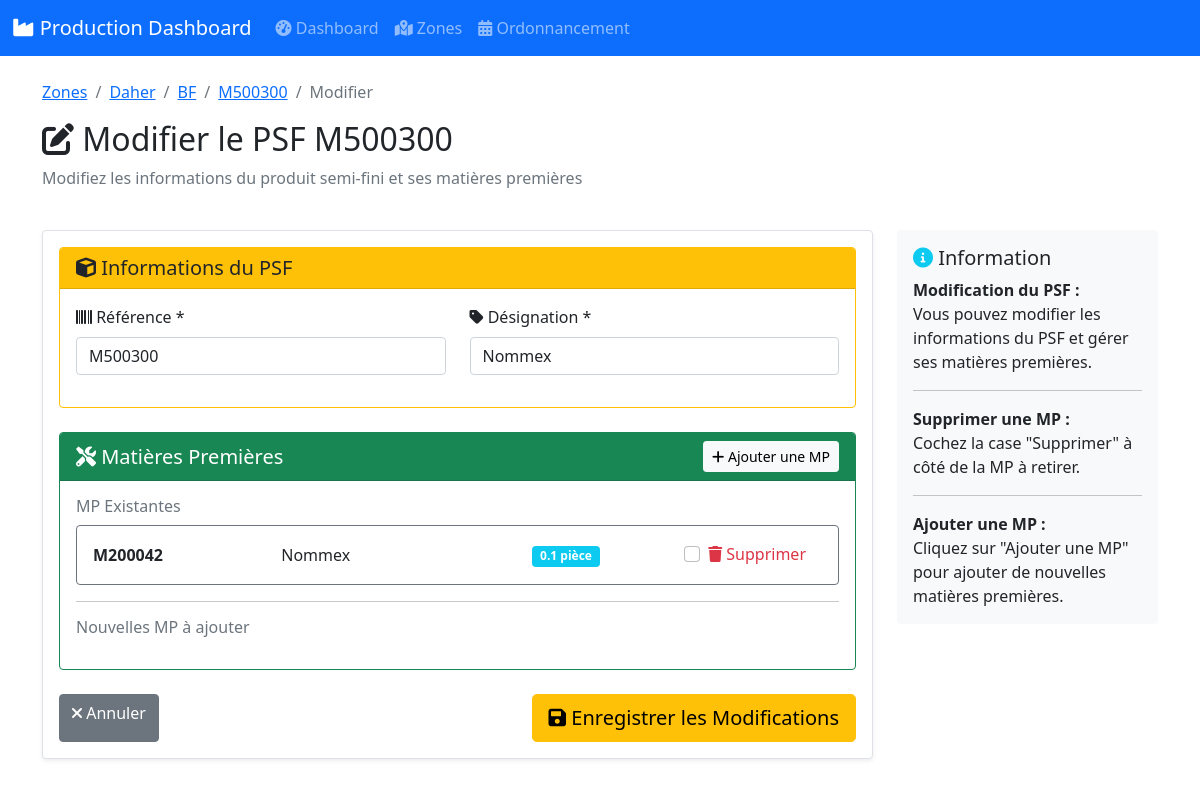
Screenshot of /zone/1/projet/1/produit/2/modifier with the database file from the repository.
### models.py (models this page shows, shortened)
class Zone(db.Model):
    __tablename__ = 'zones'
    id = db.Column(db.Integer, primary_key=True)
    nom = db.Column(db.String(100), nullable=False, unique=True)
    description = db.Column(db.Text)
    date_creation = db.Column(db.DateTime, default=datetime.utcnow)
    projets = db.relationship('Projet', backref='zone', lazy='dynamic', cascade="all, delete-orphan")

class Projet(db.Model):
    __tablename__ = 'projets'
    id = db.Column(db.Integer, primary_key=True)
    nom = db.Column(db.String(100), nullable=False)
    description = db.Column(db.Text)
    zone_id = db.Column(db.Integer, db.ForeignKey('zones.id'), nullable=False)
    date_creation = db.Column(db.DateTime, default=datetime.utcnow)
    produits = db.relationship('Produit', backref='projet', lazy='dynamic', cascade="all, delete-orphan")

class Produit(db.Model):
    __tablename__ = 'produits'
    id = db.Column(db.Integer, primary_key=True)
    reference = db.Column(db.String(50), unique=True, nullable=False)
    designation = db.Column(db.String(200), nullable=False)
    projet_id = db.Column(db.Integer, db.ForeignKey('projets.id'), nullable=False)
    type_produit = db.Column(db.String(20), nullable=False, default='produit_fini')
    items = db.relationship('Item', backref='produit', lazy='dynamic', cascade='all, delete-orphan')
    assemblages = db.relationship(
        'Assemblage',
        foreign_keys='Assemblage.produit_principal_id',
        backref='produit_principal',
        lazy='dynamic',
        cascade='all, delete-orphan'
    )
    date_creation = db.Column(db.DateTime, default=datetime.utcnow)

class Item(db.Model):
    __tablename__ = 'items'
    id = db.Column(db.Integer, primary_key=True)
    reference = db.Column(db.String(50), nullable=False)
    designation = db.Column(db.String(200), nullable=False)
    quantite = db.Column(db.Float, nullable=False, default=1.0)
    unite_mesure = db.Column(db.String(20), default='pièce')
    image_path = db.Column(db.String(255), nullable=True)
    produit_id = db.Column(db.Integer, db.ForeignKey('produits.id'), nullable=False)
    date_creation = db.Column(db.DateTime, default=datetime.utcnow)

### app.py (the view, shortened to what this page needs)
    @app.route('/zone/<int:zone_id>/projet/<int:projet_id>/produit/<int:produit_id>/modifier', methods=['GET', 'POST'])
    def modifier_psf(zone_id, projet_id, produit_id):
        produit = Produit.query.filter_by(id=produit_id, projet_id=projet_id).first_or_404()
        return render_template('produits/modifier_psf.html',
                             zone=produit.projet.zone,
                             projet=produit.projet,
                             produit=produit)

### templates/produits/modifier_psf.html (shortened to what this page needs)
{% extends "base.html" %}
{% block content %}
<div class="container mt-4">
    <nav aria-label="breadcrumb">
        <ol class="breadcrumb">
            <li class="breadcrumb-item"><a href="{{ url_for('liste_zones') }}">Zones</a></li>
            <li class="breadcrumb-item"><a href="{{ url_for('detail_zone', zone_id=zone.id) }}">{{ zone.nom }}</a></li>
            <li class="breadcrumb-item"><a href="{{ url_for('detail_projet', zone_id=zone.id, projet_id=projet.id) }}">{{ projet.nom }}</a></li>
            <li class="breadcrumb-item"><a href="{{ url_for('detail_produit', zone_id=zone.id, projet_id=projet.id, produit_id=produit.id) }}">{{ produit.reference }}</a></li>
            <li class="breadcrumb-item active">Modifier</li>
        </ol>
    </nav>
    <div class="row mb-4">
        <div class="col-12">
            <h2><i class="fas fa-edit"></i> Modifier le PSF {{ produit.reference }}</h2>
            <p class="text-muted">Modifiez les informations du produit semi-fini et ses matières premières</p>
        </div>
    </div>
    <div class="row">
        <div class="col-md-9">
            <div class="card bg-white border shadow-sm">
                <div class="card-body">
                    <form method="POST" id="formModifierPSF">
                        <div class="card mb-4 border-warning">
                            <div class="card-header bg-warning text-dark">
                                <h5 class="mb-0"><i class="fas fa-cube"></i> Informations du PSF</h5>
                            </div>
                            <div class="card-body">
                                <div class="row">
                                    <div class="col-md-6 mb-3">
                                        <label for="reference_psf" class="form-label">
                                            <i class="fas fa-barcode"></i> Référence *
                                        </label>
                                        <input type="text"
                                               class="form-control"
                                               id="reference_psf"
                                               name="reference_psf"
                                               value="{{ produit.reference }}"
                                               required>
                                    </div>
                                    <div class="col-md-6 mb-3">
                                        <label for="designation_psf" class="form-label">
                                            <i class="fas fa-tag"></i> Désignation *
                                        </label>
                                        <input type="text"
                                               class="form-control"
                                               id="designation_psf"
                                               name="designation_psf"
                                               value="{{ produit.designation }}"
                                               required>
                                    </div>
                                </div>
                            </div>
                        </div>
                        <div class="card mb-4 border-success">
                            <div class="card-header bg-success text-white d-flex justify-content-between align-items-center">
                                <h5 class="mb-0"><i class="fas fa-tools"></i> Matières Premières</h5>
                                <button type="button" class="btn btn-light btn-sm" onclick="ajouterMP()">
                                    <i class="fas fa-plus"></i> Ajouter une MP
                                </button>
                            </div>
                            <div class="card-body">
                                {% if produit.items.count() > 0 %}
                                <div class="mb-3">
                                    <h6 class="text-muted">MP Existantes</h6>
                                    {% for item in produit.items.all() %}
                                    <div class="card mb-2 border-secondary">
                                        <div class="card-body">
                                            <div class="row align-items-center">
                                                <div class="col-md-3">
                                                    <strong>{{ item.reference }}</strong>
                                                </div>
                                                <div class="col-md-4">
                                                    {{ item.designation }}
                                                </div>
                                                <div class="col-md-2">
                                                    <span class="badge bg-info">{{ item.quantite }} {{ item.unite_mesure }}</span>
                                                </div>
                                                <div class="col-md-3 text-end">
                                                    <div class="form-check form-check-inline">
                                                        <input class="form-check-input"
                                                               type="checkbox"
                                                               name="mp_supprimer[]"
                                                               value="{{ item.id }}"
                                                               id="supprimer_{{ item.id }}">
                                                        <label class="form-check-label text-danger" for="supprimer_{{ item.id }}">
                                                            <i class="fas fa-trash"></i> Supprimer
                                                        </label>
                                                    </div>
                                                </div>
                                            </div>
                                        </div>
                                    </div>
                                    {% endfor %}
                                </div>
                                <hr>
                                {% endif %}
                                <div id="matieres-premieres-container">
                                    <h6 class="text-muted mb-3">Nouvelles MP à ajouter</h6>
                                </div>
                            </div>
                        </div>
                        <div class="d-flex justify-content-between mt-4">
                            <a href="{{ url_for('detail_produit', zone_id=zone.id, projet_id=projet.id, produit_id=produit.id) }}"
                               class="btn btn-secondary">
                                <i class="fas fa-times"></i> Annuler
                            </a>
                            <button type="submit" class="btn btn-warning btn-lg">
                                <i class="fas fa-save"></i> Enregistrer les Modifications
                            </button>
                        </div>
                    </form>
                </div>
            </div>
        </div>
        <div class="col-md-3">
            <div class="card bg-light border-0">
                <div class="card-body">
                    <h5 class="card-title"><i class="fas fa-info-circle text-info"></i> Information</h5>
                    <p class="card-text">
                        <strong>Modification du PSF :</strong><br>
                        Vous pouvez modifier les informations du PSF et gérer ses matières premières.
                    </p>
                    <hr>
                    <p class="card-text">
                        <strong>Supprimer une MP :</strong><br>
                        Cochez la case "Supprimer" à côté de la MP à retirer.
                    </p>
                    <hr>
                    <p class="card-text">
                        <strong>Ajouter une MP :</strong><br>
                        Cliquez sur "Ajouter une MP" pour ajouter de nouvelles matières premières.
                    </p>
                </div>
            </div>
        </div>
    </div>
</div>
{% endblock %}

### static/css/style.css (style rules this page uses)
.card { transition: all 0.3s; }
.badge { font-size: 0.75rem; }

### rows the page displays
Zone: nom "Daher"
Projet: nom "BF"
Produit: reference "M500300", reference_psf "M500300", designation_psf "Nommex"
Item: reference "M200042", designation "Nommex", quantite "0.1", unite_mesure "pièce"
